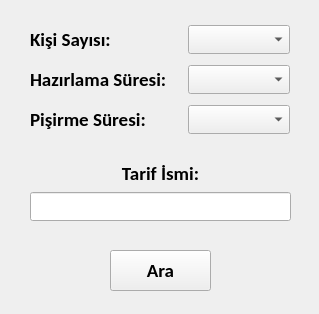
<?xml version="1.0" encoding="UTF-8"?>
<ui version="4.0">
 <class>Form</class>
 <widget class="QWidget" name="Form">
  <property name="geometry">
   <rect>
    <x>0</x>
    <y>0</y>
    <width>319</width>
    <height>314</height>
   </rect>
  </property>
  <property name="windowTitle">
   <string>Form</string>
  </property>
  <widget class="QWidget" name="gridLayoutWidget">
   <property name="geometry">
    <rect>
     <x>30</x>
     <y>20</y>
     <width>260</width>
     <height>121</height>
    </rect>
   </property>
   <layout class="QGridLayout" name="gridLayout">
    <item row="0" column="0">
     <widget class="QLabel" name="label">
      <property name="font">
       <font>
        <family>Calibri</family>
        <pointsize>14</pointsize>
        <weight>75</weight>
        <bold>true</bold>
       </font>
      </property>
      <property name="text">
       <string>Kişi Sayısı:</string>
      </property>
     </widget>
    </item>
    <item row="0" column="2">
     <widget class="QComboBox" name="kisiBox">
      <property name="font">
       <font>
        <family>Calibri</family>
        <pointsize>12</pointsize>
       </font>
      </property>
     </widget>
    </item>
    <item row="0" column="1">
     <spacer name="horizontalSpacer">
      <property name="orientation">
       <enum>Qt::Horizontal</enum>
      </property>
      <property name="sizeType">
       <enum>QSizePolicy::Fixed</enum>
      </property>
      <property name="sizeHint" stdset="0">
       <size>
        <width>15</width>
        <height>20</height>
       </size>
      </property>
     </spacer>
    </item>
    <item row="2" column="2">
     <widget class="QComboBox" name="pisirmeBox">
      <property name="font">
       <font>
        <family>Calibri</family>
        <pointsize>12</pointsize>
       </font>
      </property>
     </widget>
    </item>
    <item row="1" column="0">
     <widget class="QLabel" name="label_2">
      <property name="font">
       <font>
        <family>Calibri</family>
        <pointsize>14</pointsize>
        <weight>75</weight>
        <bold>true</bold>
       </font>
      </property>
      <property name="text">
       <string>Hazırlama Süresi:</string>
      </property>
     </widget>
    </item>
    <item row="2" column="0">
     <widget class="QLabel" name="label_3">
      <property name="font">
       <font>
        <family>Calibri</family>
        <pointsize>14</pointsize>
        <weight>75</weight>
        <bold>true</bold>
       </font>
      </property>
      <property name="text">
       <string>Pişirme Süresi:</string>
      </property>
     </widget>
    </item>
    <item row="1" column="2">
     <widget class="QComboBox" name="hazirlamaBox">
      <property name="font">
       <font>
        <family>Calibri</family>
        <pointsize>12</pointsize>
       </font>
      </property>
     </widget>
    </item>
   </layout>
  </widget>
  <widget class="QWidget" name="verticalLayoutWidget">
   <property name="geometry">
    <rect>
     <x>30</x>
     <y>160</y>
     <width>261</width>
     <height>61</height>
    </rect>
   </property>
   <layout class="QVBoxLayout" name="verticalLayout">
    <item>
     <widget class="QLabel" name="label_4">
      <property name="font">
       <font>
        <family>Calibri</family>
        <pointsize>14</pointsize>
        <weight>75</weight>
        <bold>true</bold>
       </font>
      </property>
      <property name="text">
       <string>Tarif İsmi:</string>
      </property>
      <property name="alignment">
       <set>Qt::AlignCenter</set>
      </property>
     </widget>
    </item>
    <item>
     <widget class="QLineEdit" name="isimLine">
      <property name="font">
       <font>
        <family>Calibri</family>
        <pointsize>12</pointsize>
       </font>
      </property>
     </widget>
    </item>
   </layout>
  </widget>
  <widget class="QPushButton" name="araButon">
   <property name="geometry">
    <rect>
     <x>110</x>
     <y>250</y>
     <width>101</width>
     <height>41</height>
    </rect>
   </property>
   <property name="font">
    <font>
     <family>Calibri</family>
     <pointsize>14</pointsize>
     <weight>75</weight>
     <bold>true</bold>
    </font>
   </property>
   <property name="text">
    <string>Ara</string>
   </property>
  </widget>
 </widget>
 <resources/>
 <connections/>
</ui>
